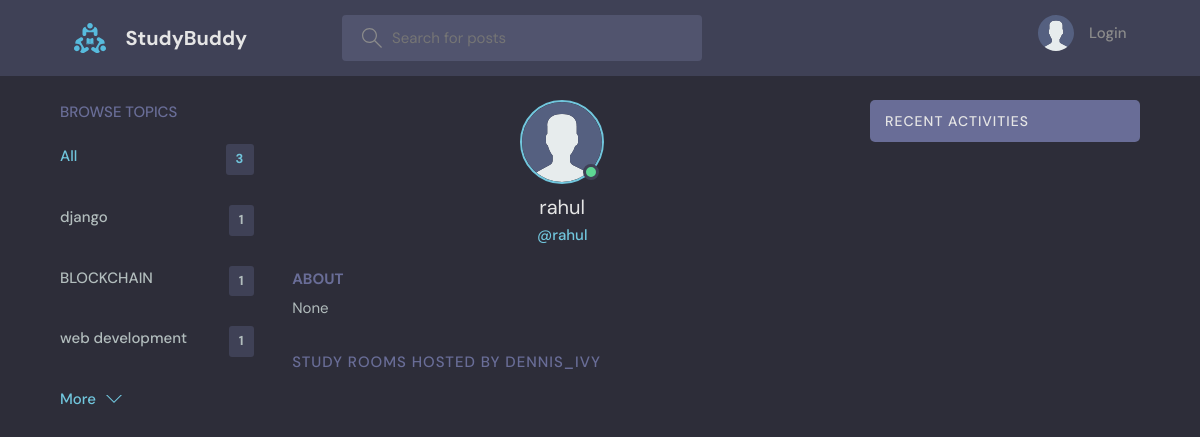
Before: /profile/4/ with the older database file.
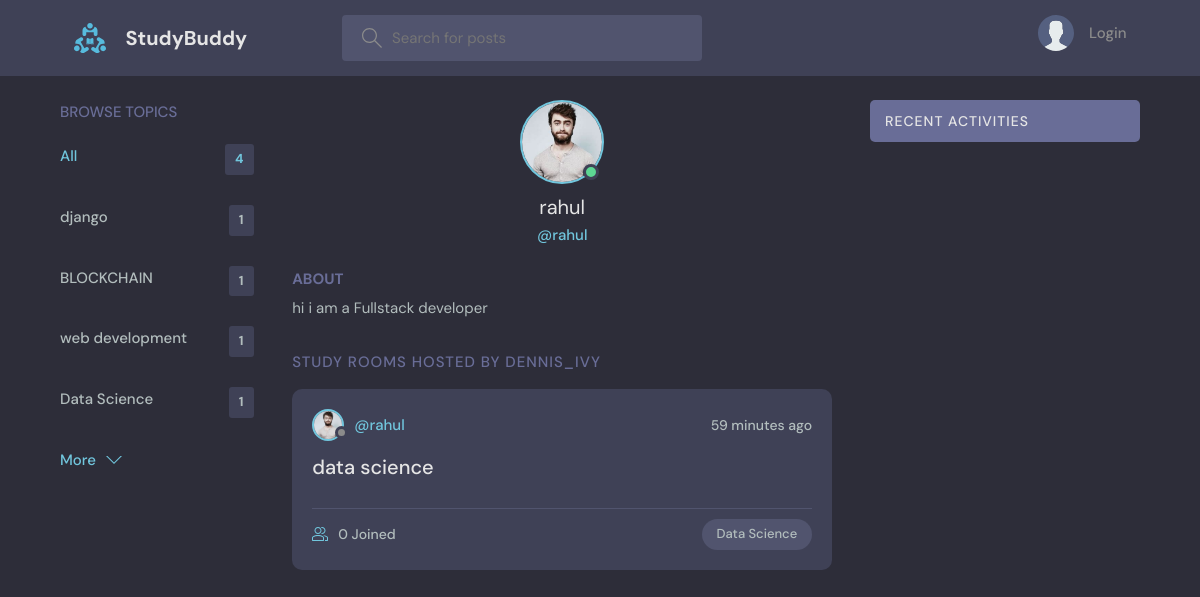
After: the same page with the newer database file.
### base/models.py (models this page shows, shortened)
class Topic(models.Model):
    name = models.CharField(max_length=200)

class User(AbstractUser):
    name = models.CharField(max_length=200, null=True)
    email = models.EmailField(unique=True, null=True)
    bio = models.TextField(null=True)
    avatar = models.ImageField(null=True, default="avatar.svg")
    USERNAME_FIELD = 'email'
    REQUIRED_FIELDS = []

class Room(models.Model):
    host = models.ForeignKey(User, on_delete=models.SET_NULL, null=True)
    topic = models.ForeignKey(Topic, on_delete=models.SET_NULL, null=True)
    name = models.CharField(max_length=200)
    description = models.TextField(null=True, blank=True)
    participants = models.ManyToManyField(
        User, related_name='participants', blank=True)
    updated = models.DateTimeField(auto_now=True)
    created = models.DateTimeField(auto_now_add=True)
    class Meta:
        ordering = ['-updated', '-created']

### base/views.py (the view)
# urls.py: path('profile/<str:pk>/', views.userProfile, name="user-profile"),
def userProfile(request, pk):
    user = User.objects.get(id=pk)
    rooms = user.room_set.all()
    room_messages = user.message_set.all()
    topics = Topic.objects.all()
    context = {'user': user, 'rooms': rooms,
               'room_messages': room_messages, 'topics': topics}
    return render(request, 'base/profile.html', context)

### base/templates/base/profile.html (shortened to what this page needs)
{% extends 'main.html' %}
{% block content %}
<main class="profile-page layout layout--3">
  <div class="container">
    {% include 'base/topics_component.html' %}
    <div class="roomList">
      <div class="profile">
        <div class="profile__avatar">
          <div class="avatar avatar--large active">
            <img src="{{user.avatar.url}}" />
          </div>
        </div>
        <div class="profile__info">
          <h3>{{user.name}}</h3>
          <p>@{{user.username}}</p>
        </div>
        <div class="profile__about">
          <h3>About</h3>
          <p>
            {{user.bio}}
          </p>
        </div>
      </div>
      <div class="roomList__header">
        <div>
          <h2>Study Rooms Hosted by dennis_ivy</a>
          </h2>
        </div>
      </div>
      {% include 'base/feed_component.html' %}
    </div>
    {% include 'base/activity_component.html' %}
  </div>
</main>
{% endblock content %}

### templates/main.html (shortened to what this page needs)
<!DOCTYPE html>
{% load static %}
<html lang="en">
<head>
    <link rel="stylesheet" href="{% static 'styles/style.css' %}" />
</head>
<body>
    {% include 'navbar.html' %}
    {% block content %}
    {% endblock %}
</body>
</html>

### templates/navbar.html (shortened to what this page needs)
{% load static %}
<header class="header header--loggedIn">
    <div class="container">
        <a href="{% url 'home' %}" class="header__logo">
            <img src="{% static 'images/logo.svg' %}" />
            <h1>StudyBuddy</h1>
        </a>
        <form class="header__search" method="GET" action="{% url 'home' %}">
            <label>
                <input name="q" placeholder="Search for posts" />
            </label>
        </form>
        <nav class="header__menu">
            {% if request.user.is_authenticated %}
            <div class="header__user">
                <a href="{% url 'update-user' %}">
                    <div class="avatar avatar--medium active">
                        <img src="{{request.user.avatar.url}}" />
                    </div>
                    <p>{{request.user.username}} <span>@{{request.user.username}}</span></p>
                </a>
                <button class="dropdown-button">
                    <svg version="1.1" xmlns="http://www.w3.org/2000/svg" width="32" height="32" viewBox="0 0 32 32">
                        <title>chevron-down</title>
                        <path d="M16 21l-13-13h-3l16 16 16-16h-3l-13 13z"></path>
                    </svg>
                </button>
            </div>
            {% else %}
            <a href="{% url 'login' %}">
                <img src="{% static 'images/avatar.svg' %}" />
                <p>Login</p>
            </a>
            {% endif %}
        </nav>
    </div>
</header>

### base/templates/base/topics_component.html
<div class="topics">
    <div class="topics__header">
        <h2>Browse Topics</h2>
    </div>
    <ul class="topics__list">
        <li>
            <a href="{% url 'home' %}" class="active">All <span>{{topics.count}}</span></a>
        </li>
        {% for topic in topics %}
        <li>
            <a href="{% url 'home' %}?q={{topic.name}}">{{topic.name}}<span>{{topic.room_set.all.count}}</span></a>
        </li>
        {% endfor %}
    </ul>
    <a class="btn btn--link" href="{% url 'topics' %}">
        More
        <svg version="1.1" xmlns="http://www.w3.org/2000/svg" width="32" height="32" viewBox="0 0 32 32">
            <title>chevron-down</title>
            <path d="M16 21l-13-13h-3l16 16 16-16h-3l-13 13z"></path>
        </svg>
    </a>
</div>

### base/templates/base/feed_component.html (shortened to what this page needs)
{% for room in rooms %}
<div class="roomListRoom">
    <div class="roomListRoom__header">
        <a href="{% url 'user-profile' room.host.id %}" class="roomListRoom__author">
            <div class="avatar avatar--small">
                <img src="{{room.host.avatar.url}}" />
            </div>
            <span>@{{room.host.username}}</span>
        </a>
        <div class="roomListRoom__actions">
            <span>{{room.created|timesince}} ago</span>
        </div>
    </div>
    <div class="roomListRoom__content">
        <a href="{% url 'room' room.id %}">{{room.name}}</a>
    </div>
    <div class="roomListRoom__meta">
        <a href="{% url 'room' room.id %}" class="roomListRoom__joined">
            {{room.participants.all.count}} Joined
        </a>
        <p class="roomListRoom__topic">{{room.topic.name}}</p>
    </div>
</div>
{% endfor %}

### base/templates/base/activity_component.html (shortened to what this page needs)
<div class="activities">
    <div class="activities__header">
        <h2>Recent Activities</h2>
    </div>
</div>

Changed rows visible on the page:
added Topic: name "Data Science", room_set.all.count "1"
changed User "rahul": avatar: picture added in place of a placeholder; bio "None" → "hi i am a Fullstack developer"
added Room: host.avatar (picture), host.username "rahul", created "59 minutes", name "data science", participants.all.count "0", topic.name "Data Science"
Other visible differences:
{{ topics.count }}: "3" → "4"
